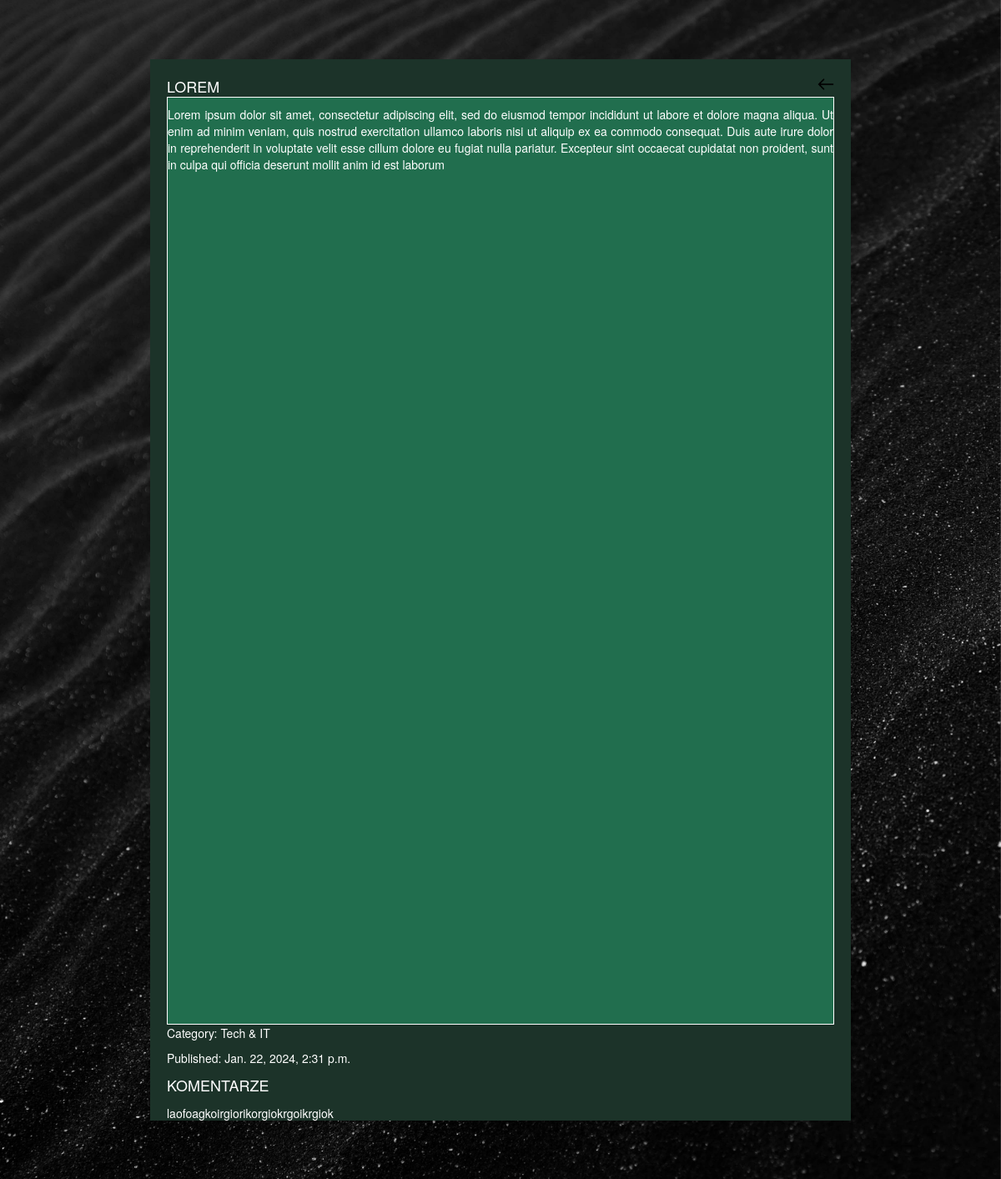
Page /post/20/ on the committed database.
### blog/models.py (models this page shows, shortened)
class Post(models.Model):
    CATEGORY_LIST = [
        ('ITEM1', 'Tech & IT'),
        ('ITEM2', 'Hobbies & Fun'),
        ('ITEM3', 'Sports & Rec'),
        ('ITEM4', 'Cooking & Food'),
        ('ITEM5', 'Art & Culture'),
    ]
    CATEGORY_DEFAULT = 'ITEM1'
    author = models.ForeignKey(settings.AUTH_USER_MODEL, on_delete=models.CASCADE)
    category = models.CharField(max_length=50, default=CATEGORY_DEFAULT, choices=CATEGORY_LIST)
    title = models.CharField(max_length=200)
    text = models.TextField()
    created_date = models.DateTimeField(
        default=timezone.now)
    published_date = models.DateTimeField(default=timezone.now)

class Comment(models.Model):
    post = models.ForeignKey(Post, on_delete=models.CASCADE, related_name='comments')
    author = models.ForeignKey(settings.AUTH_USER_MODEL, on_delete=models.CASCADE)
    text = models.TextField()
    created_date = models.DateTimeField(default=timezone.now)

### blog/views.py (the view)
# urls.py: path('post/<int:pk>/', post_detail, name='post_detail'),
def post_detail(request, pk):
    post = get_object_or_404(Post, pk=pk)
    if request.method == 'POST':
        form = CommentForm(request.POST)
        if form.is_valid():
            comment = form.save(commit=False)
            comment.post = post
            comment.save()
    else:
        form = CommentForm()
    return render(request, 'blog/post_detail.html', {'post': post, 'form': form})

### blog/templates/blog/post_detail.html (shortened to what this page needs)
{% load static %}
<html lang="en">
<head>
    <link rel="stylesheet" href="//maxcdn.bootstrapcdn.com/bootstrap/3.2.0/css/bootstrap.min.css">
    <link rel="stylesheet" href="//maxcdn.bootstrapcdn.com/bootstrap/3.2.0/css/strap-theme.min.css">
    <link rel="stylesheet" href="{% static 'css/blog.css' %}">
</head>
<body>
    <div class="container">
        <div class="formBox commentBox">
            <div class="dataBlockTitle">{{ post.title }}</div>
            <div class="dataBlockDescription commentDescription"><p>{{ post.text|linebreaksbr }}</p></div>
            <p>Category: {{ post.get_category_display }}</p>
            <p>Published: {{ post.published_date }}</p>
            <div class="dataBlockTitle">komentarze</div>
            {% for comment in post.comments.all %}
                <div class="comment commentRow">
                    <p>{{ comment.text|linebreaksbr }}</p>
                </div>
            {% endfor %}
            <div class="ReturnButton">
                <form method="post" action="{% url 'post_list' %}">
                    <button type="submit" class="btn btn-primary buttonImage"><img src="{% static 'css/foto/panel/back.png' %}"></button>
                </form>
            </div>
        </div>
    </div>
</body>
</html>

### blog/static/css/blog.css (style rules this page uses)
body { margin: 0; padding: 0; }
:root { --padding: 20px; --header: 20px; --theme_main_color:#1C3329; --theme_secondary_color:#216E4E; }
.container { width: 100%; height: 100vh; overflow: hidden; display:flex; flex-direction:column; align-items:center; padding: 0px; margin: 0px; background-image: url('foto/panel/background.png'); background-size: cover; background-repeat: no-repeat; background-attachment: fixed; color: #ffffff; }
.dataBlockTitle { font-size: large; text-transform: uppercase; }
.dataBlockDescription { background-color:var(--theme_main_color); overflow-y:scroll; min-height: calc(100% - 120px); padding: 10px; display:flex; text-align: justify; }
.buttonImage { all: initial; background-color: transparent; border: none; }
.buttonImage img { width:20px; height:20px; }
.returnButton { position:fixed; top: 0; right: 0; margin:20px; }
.formBox { position: fixed; background-color: var(--theme_main_color); top: 50%; left: 50%; transform: translate(-50%, -50%); width: 70%; height: 70vh; overflow: hidden; overflow-y: scroll; display: flex; flex-direction: column; justify-content: center; padding: 20px; }
.commentBox { height:90vh; justify-content:start; }
.commentDescription { padding:10px 0px; background-color:var(--theme_secondary_color); border:1px solid white; }
.commentRow { margin:10px 0px; border-bottom:1px solid white; }

### rows in the picture
Post: title "LOREM", text "Lorem ipsum dolor sit amet, consectetur adipiscing elit, sed do eiusmod tempor incididunt ut labore et dolore magna aliqua. Ut enim ad minim veniam, quis nostrud exercitation ullamco laboris nisi ut aliquip ex ea commodo consequat. Duis aute irure dolor in reprehenderit in voluptate velit esse cillum dolore eu fugiat nulla pariatur. Excepteur sint occaecat cupidatat non proident, sunt in culpa qui officia deserunt mollit anim id est laborum", category "Tech & IT", published_date "Jan. 22, 2024, 2:31 p.m."
Comment: text "laofoagkoirgiorikorgiokrgoikrgiok"
